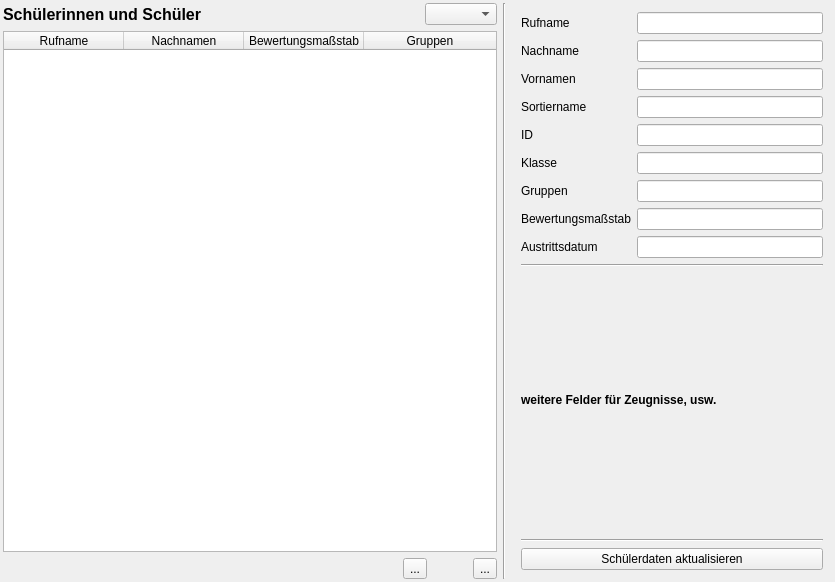
<?xml version="1.0" encoding="UTF-8"?>
<ui version="4.0">
 <class>PupilEditor</class>
 <widget class="QWidget" name="PupilEditor">
  <property name="geometry">
   <rect>
    <x>0</x>
    <y>0</y>
    <width>835</width>
    <height>582</height>
   </rect>
  </property>
  <property name="sizePolicy">
   <sizepolicy hsizetype="Preferred" vsizetype="MinimumExpanding">
    <horstretch>0</horstretch>
    <verstretch>0</verstretch>
   </sizepolicy>
  </property>
  <property name="mouseTracking">
   <bool>false</bool>
  </property>
  <property name="windowTitle">
   <string>Daten der Lehrpersonen</string>
  </property>
  <layout class="QHBoxLayout" name="horizontalLayout_3">
   <property name="leftMargin">
    <number>3</number>
   </property>
   <property name="topMargin">
    <number>3</number>
   </property>
   <property name="rightMargin">
    <number>3</number>
   </property>
   <property name="bottomMargin">
    <number>3</number>
   </property>
   <item>
    <layout class="QVBoxLayout" name="verticalLayout_2">
     <item>
      <layout class="QHBoxLayout" name="horizontalLayout">
       <item>
        <widget class="QLabel" name="label">
         <property name="font">
          <font>
           <pointsize>12</pointsize>
           <bold>true</bold>
          </font>
         </property>
         <property name="text">
          <string>Schülerinnen und Schüler</string>
         </property>
        </widget>
       </item>
       <item>
        <spacer name="horizontalSpacer_2">
         <property name="orientation">
          <enum>Qt::Horizontal</enum>
         </property>
         <property name="sizeHint" stdset="0">
          <size>
           <width>40</width>
           <height>20</height>
          </size>
         </property>
        </spacer>
       </item>
       <item>
        <widget class="QComboBox" name="select_class"/>
       </item>
      </layout>
     </item>
     <item>
      <widget class="QTableWidget" name="pupil_table">
       <property name="editTriggers">
        <set>QAbstractItemView::NoEditTriggers</set>
       </property>
       <property name="alternatingRowColors">
        <bool>true</bool>
       </property>
       <property name="selectionMode">
        <enum>QAbstractItemView::SingleSelection</enum>
       </property>
       <property name="selectionBehavior">
        <enum>QAbstractItemView::SelectRows</enum>
       </property>
       <attribute name="horizontalHeaderDefaultSectionSize">
        <number>120</number>
       </attribute>
       <attribute name="horizontalHeaderStretchLastSection">
        <bool>true</bool>
       </attribute>
       <column>
        <property name="text">
         <string>Rufname</string>
        </property>
       </column>
       <column>
        <property name="text">
         <string>Nachnamen</string>
        </property>
       </column>
       <column>
        <property name="text">
         <string>Bewertungsmaßstab</string>
        </property>
       </column>
       <column>
        <property name="text">
         <string>Gruppen</string>
        </property>
       </column>
      </widget>
     </item>
     <item>
      <layout class="QHBoxLayout" name="horizontalLayout_2">
       <item>
        <spacer name="horizontalSpacer_3">
         <property name="orientation">
          <enum>Qt::Horizontal</enum>
         </property>
         <property name="sizeHint" stdset="0">
          <size>
           <width>40</width>
           <height>20</height>
          </size>
         </property>
        </spacer>
       </item>
       <item>
        <widget class="QToolButton" name="pb_remove">
         <property name="toolTip">
          <string>&lt;html&gt;&lt;head/&gt;&lt;body&gt;&lt;p&gt;aktuelle Schülerin bzw. aktuellen Schüler aus der Datenbank entfernen.&lt;/p&gt;&lt;p&gt;NUR um Fehler zu beheben: Normalerweise sollten Einträge erst am Jahresende entfernt werden, für Schulaustritte gibt es das Feld „Austrittsdatum“.&lt;/p&gt;&lt;/body&gt;&lt;/html&gt;</string>
         </property>
         <property name="text">
          <string>...</string>
         </property>
         <property name="icon">
          <iconset>
           <normaloff>../icons/icon_remove.svg</normaloff>../icons/icon_remove.svg</iconset>
         </property>
         <property name="iconSize">
          <size>
           <width>30</width>
           <height>30</height>
          </size>
         </property>
        </widget>
       </item>
       <item>
        <spacer name="horizontalSpacer">
         <property name="orientation">
          <enum>Qt::Horizontal</enum>
         </property>
         <property name="sizeType">
          <enum>QSizePolicy::Fixed</enum>
         </property>
         <property name="sizeHint" stdset="0">
          <size>
           <width>40</width>
           <height>20</height>
          </size>
         </property>
        </spacer>
       </item>
       <item>
        <widget class="QToolButton" name="pb_new">
         <property name="toolTip">
          <string>&lt;html&gt;&lt;head/&gt;&lt;body&gt;&lt;p&gt;neue Schülerin bzw. neuer Schüler&lt;/p&gt;&lt;/body&gt;&lt;/html&gt;</string>
         </property>
         <property name="text">
          <string>...</string>
         </property>
         <property name="icon">
          <iconset>
           <normaloff>../icons/icon_new.svg</normaloff>../icons/icon_new.svg</iconset>
         </property>
         <property name="iconSize">
          <size>
           <width>30</width>
           <height>30</height>
          </size>
         </property>
        </widget>
       </item>
      </layout>
     </item>
    </layout>
   </item>
   <item>
    <widget class="Line" name="line_3">
     <property name="orientation">
      <enum>Qt::Vertical</enum>
     </property>
    </widget>
   </item>
   <item>
    <widget class="QWidget" name="frame_r" native="true">
     <property name="enabled">
      <bool>true</bool>
     </property>
     <property name="sizePolicy">
      <sizepolicy hsizetype="Expanding" vsizetype="Preferred">
       <horstretch>0</horstretch>
       <verstretch>0</verstretch>
      </sizepolicy>
     </property>
     <property name="maximumSize">
      <size>
       <width>320</width>
       <height>16777215</height>
      </size>
     </property>
     <layout class="QVBoxLayout" name="verticalLayout_3">
      <item>
       <layout class="QFormLayout" name="formLayout">
        <item row="0" column="0">
         <widget class="QLabel" name="label_4">
          <property name="text">
           <string>Rufname</string>
          </property>
         </widget>
        </item>
        <item row="0" column="1">
         <widget class="QLineEdit" name="FIRSTNAME">
          <property name="readOnly">
           <bool>true</bool>
          </property>
         </widget>
        </item>
        <item row="1" column="0">
         <widget class="QLabel" name="label_5">
          <property name="text">
           <string>Nachname</string>
          </property>
         </widget>
        </item>
        <item row="1" column="1">
         <widget class="QLineEdit" name="LASTNAME">
          <property name="readOnly">
           <bool>true</bool>
          </property>
         </widget>
        </item>
        <item row="2" column="0">
         <widget class="QLabel" name="label_6">
          <property name="text">
           <string>Vornamen</string>
          </property>
         </widget>
        </item>
        <item row="2" column="1">
         <widget class="QLineEdit" name="FIRSTNAMES">
          <property name="readOnly">
           <bool>true</bool>
          </property>
         </widget>
        </item>
        <item row="3" column="0">
         <widget class="QLabel" name="label_8">
          <property name="text">
           <string>Sortiername</string>
          </property>
         </widget>
        </item>
        <item row="3" column="1">
         <widget class="QLineEdit" name="SORT_NAME">
          <property name="readOnly">
           <bool>true</bool>
          </property>
         </widget>
        </item>
        <item row="4" column="0">
         <widget class="QLabel" name="label_3">
          <property name="text">
           <string>ID</string>
          </property>
         </widget>
        </item>
        <item row="4" column="1">
         <widget class="QLineEdit" name="PID">
          <property name="readOnly">
           <bool>true</bool>
          </property>
         </widget>
        </item>
        <item row="5" column="0">
         <widget class="QLabel" name="label_2">
          <property name="text">
           <string>Klasse</string>
          </property>
         </widget>
        </item>
        <item row="5" column="1">
         <widget class="QLineEdit" name="CLASS">
          <property name="readOnly">
           <bool>true</bool>
          </property>
         </widget>
        </item>
        <item row="6" column="0">
         <widget class="QLabel" name="label_13">
          <property name="text">
           <string>Gruppen</string>
          </property>
         </widget>
        </item>
        <item row="6" column="1">
         <widget class="QLineEdit" name="GROUPS">
          <property name="readOnly">
           <bool>true</bool>
          </property>
         </widget>
        </item>
        <item row="7" column="0">
         <widget class="QLabel" name="label_14">
          <property name="text">
           <string>Bewertungsmaßstab</string>
          </property>
         </widget>
        </item>
        <item row="7" column="1">
         <widget class="QLineEdit" name="LEVEL">
          <property name="readOnly">
           <bool>true</bool>
          </property>
         </widget>
        </item>
        <item row="8" column="0">
         <widget class="QLabel" name="label_12">
          <property name="text">
           <string>Austrittsdatum</string>
          </property>
         </widget>
        </item>
        <item row="8" column="1">
         <widget class="QLineEdit" name="DATE_EXIT">
          <property name="readOnly">
           <bool>true</bool>
          </property>
         </widget>
        </item>
       </layout>
      </item>
      <item>
       <widget class="Line" name="line_2">
        <property name="orientation">
         <enum>Qt::Horizontal</enum>
        </property>
       </widget>
      </item>
      <item>
       <spacer name="verticalSpacer">
        <property name="orientation">
         <enum>Qt::Vertical</enum>
        </property>
        <property name="sizeHint" stdset="0">
         <size>
          <width>20</width>
          <height>20</height>
         </size>
        </property>
       </spacer>
      </item>
      <item>
       <widget class="QLabel" name="label_17">
        <property name="font">
         <font>
          <bold>true</bold>
         </font>
        </property>
        <property name="text">
         <string>weitere Felder für Zeugnisse, usw.</string>
        </property>
       </widget>
      </item>
      <item>
       <widget class="QScrollArea" name="scrollArea">
        <property name="frameShape">
         <enum>QFrame::NoFrame</enum>
        </property>
        <property name="widgetResizable">
         <bool>true</bool>
        </property>
        <widget class="QWidget" name="scrollAreaWidgetContents">
         <property name="geometry">
          <rect>
           <x>0</x>
           <y>0</y>
           <width>298</width>
           <height>162</height>
          </rect>
         </property>
         <layout class="QVBoxLayout" name="verticalLayout">
          <property name="leftMargin">
           <number>3</number>
          </property>
          <property name="topMargin">
           <number>3</number>
          </property>
          <property name="rightMargin">
           <number>3</number>
          </property>
          <item>
           <layout class="QFormLayout" name="extra_fields"/>
          </item>
         </layout>
        </widget>
       </widget>
      </item>
      <item>
       <widget class="Line" name="line">
        <property name="orientation">
         <enum>Qt::Horizontal</enum>
        </property>
       </widget>
      </item>
      <item>
       <widget class="QPushButton" name="update_pupils">
        <property name="toolTip">
         <string>&lt;html&gt;&lt;head/&gt;&lt;body&gt;&lt;p&gt;Aktuelle Schülerdaten von einer externen Quelle importieren.&lt;/p&gt;&lt;/body&gt;&lt;/html&gt;</string>
        </property>
        <property name="text">
         <string>Schülerdaten aktualisieren</string>
        </property>
       </widget>
      </item>
     </layout>
    </widget>
   </item>
  </layout>
 </widget>
 <resources/>
 <connections/>
</ui>
